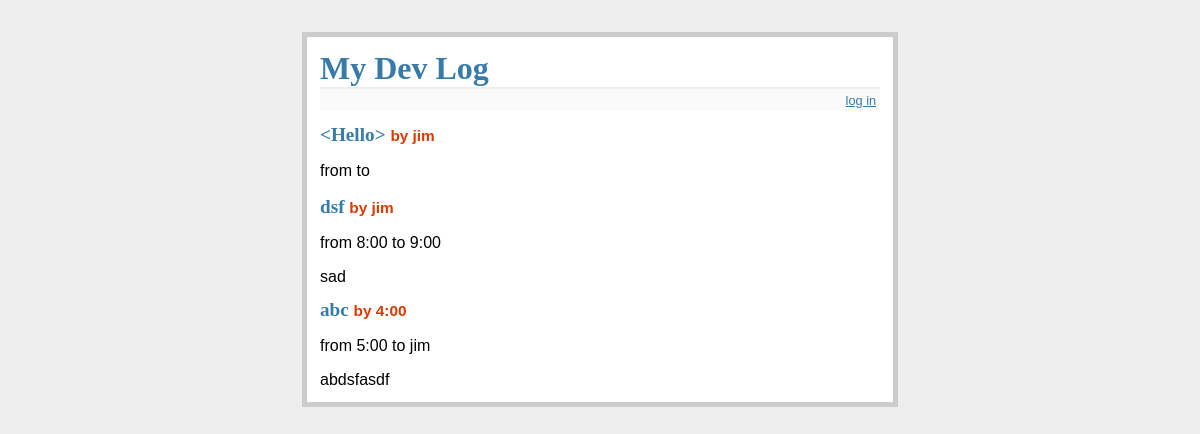
Before: / with the older database file.
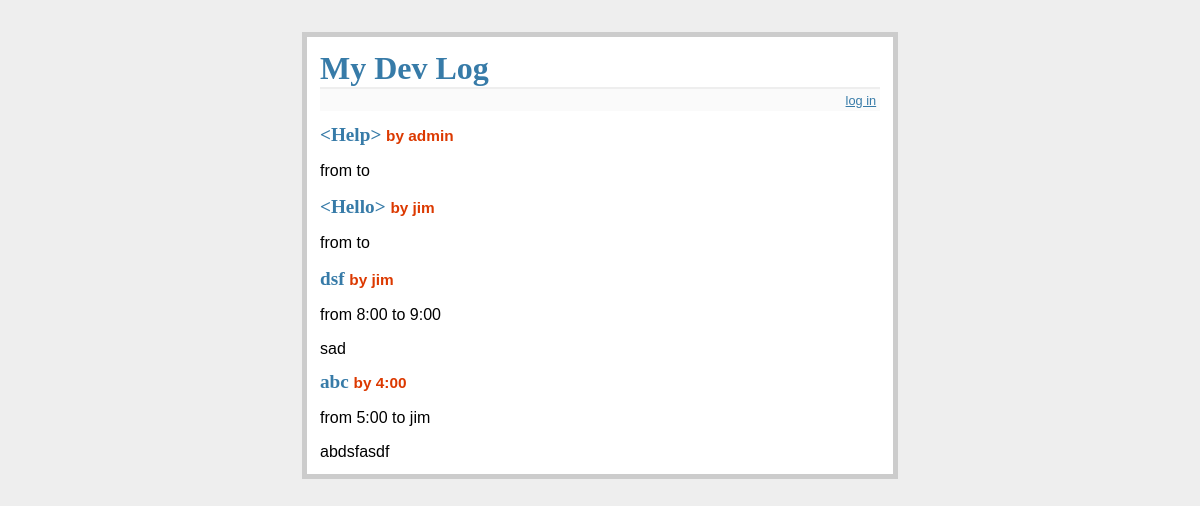
After: the same page with the newer database file.
### tables this page shows
CREATE TABLE entries (
  id integer primary key autoincrement,

  title text not null,
  text text not null,
  username text not null,
  start_time TIMESTAMP,
  end_time TIMESTAMP
);

### flaskr.py (the view)
@app.route('/')
def show_entries():
    cur = g.db.execute('select title, text, username, start_time, end_time from entries order by id desc')
    entries = [dict(title=row[0], text=row[1], username=row[2], start_time=row[3], end_time=row[4]) for row in cur.fetchall()]
    return render_template('show_entries.html', entries=entries)

### flaskr.py (called while the page is built)
def connect_db():
    return sqlite3.connect(app.config['DATABASE'])

@app.before_request
def before_request():
    g.db = connect_db()

@app.teardown_request
def teardown_request(exception):
    db = getattr(g, 'db', None)
    if db is not None:
        db.close()

### templates/show_entries.html (shortened to what this page needs)
{% extends "layout.html" %}
{% block body %}
<ul class=entries>
{% for entry in entries %}
<li><h2>{{ entry.title }} <span class=user> by {{ entry.username }} </li> <p> from  {{ entry.start_time }} to {{ entry.end_time }} </p></span></h2> {{ entry.text|safe }}
{% else %}
<li><em>No entries here yet</em></li>
{% endfor %}
</ul>
{% endblock %}

### templates/layout.html (shortened to what this page needs)
<!doctype html>
<link rel=stylesheet type=text/css href=" {{ url_for('static', filename='style.css')}}">
<div class=page>
    <h1>My Dev Log</h1>
    <div class=metanav>
        {% if not session.logged_in %}
        <a href=" {{ url_for('login') }}">log in</a>
        {% else %}
        <a href=" {{ url_for('logout') }}">log out</a>
        {% endif %}
    </div>
    {% block body %}{% endblock %}
</div>

### static/style.css (style rules this page uses)
a, h1, h2 { color: #377ba8; }
h1, h2 { font-family: 'Georgia', serif; margin: 0; }
h1 { border-bottom: 2px solid #eee; }
h2 { font-size: 1.2em; }
.page { margin: 2em auto; width: 35em; border: 5px solid #ccc; padding: 0.8em; background: white; }
.entries { list-style: none; margin: 0; padding: 0; }
.entries li { margin: 0.8em 1.2em; }
.entries li h2 { margin-left: -1em; }
.metanav { text-align: right; font-size: 0.8em; padding: 0.3em; margin-bottom: 1em; background: #fafafa; }
.user { font-family: sans-serif; color: #dc3900; font-size:0.8em }

Changed rows visible on the page:
added entries: title "<Help>", username "admin"
